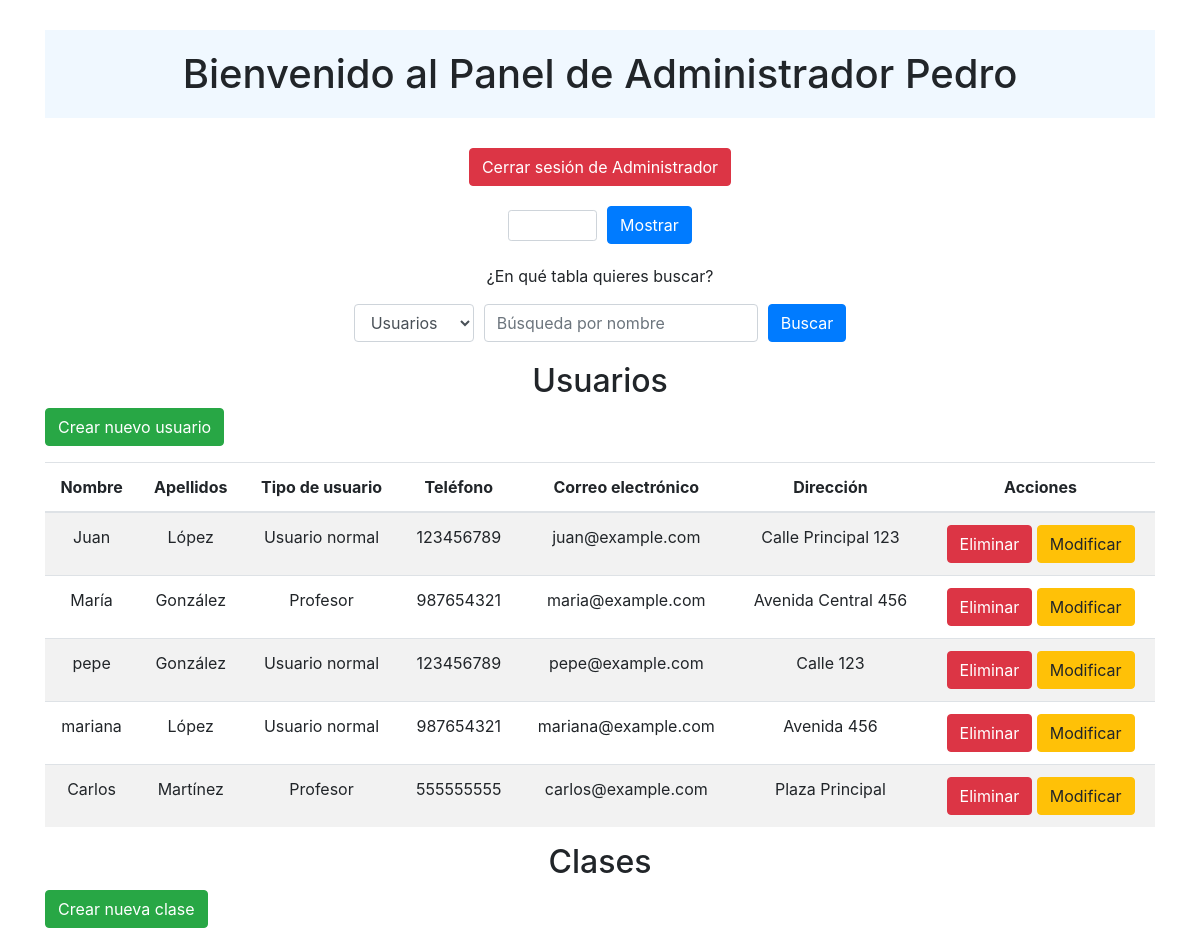
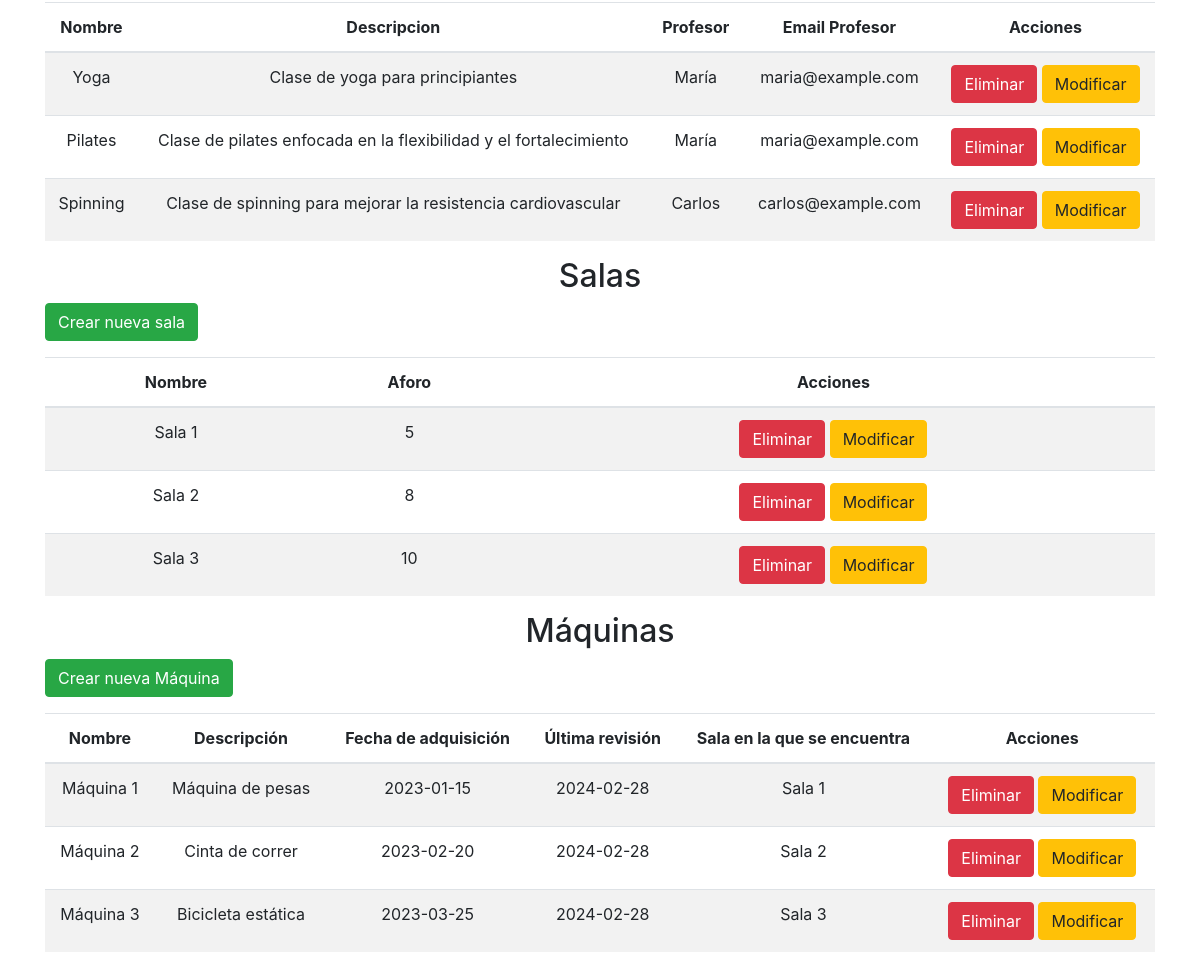
Page /views/admin_panel.php (signed in) on the committed database (2 pictures, top to bottom).
### tables this page shows
CREATE TABLE USUARIOS (
    id_usuarios INT PRIMARY KEY AUTO_INCREMENT,
    nombre VARCHAR(100) NOT NULL,
    apellidos VARCHAR(150) NOT NULL,
    telefono VARCHAR(255),
    correo_electronico VARCHAR(255) NOT NULL,
    direccion VARCHAR(255),
    pass VARCHAR(255) NOT NULL,
    tipo_usuarios TINYINT(1) DEFAULT 2,
    foto LONGBLOB, 
    CONSTRAINT chk_tipo_usuarios CHECK (tipo_usuarios IN (0, 1, 2))
);

CREATE TABLE CLASES (
    id_clases INT PRIMARY KEY AUTO_INCREMENT,
    nombre VARCHAR(100) NOT NULL,
    descripcion VARCHAR(250) NOT NULL,
    id_profesor INT,  
    FOREIGN KEY (id_profesor) REFERENCES USUARIOS(id_usuarios) ON DELETE SET NULL  
);

CREATE TABLE SALAS (
    id_salas INT PRIMARY KEY AUTO_INCREMENT,
    nombre VARCHAR(100) NOT NULL,
    aforo INT
);

CREATE TABLE Maquinas (
    id_maquina INT PRIMARY KEY AUTO_INCREMENT,
    nombre VARCHAR(100) NOT NULL,
    foto BLOB,
    descripcion VARCHAR(255),
    fecha_adquisicion DATE,
    ultima_revision DATE,
    id_sala INT,
    FOREIGN KEY (id_sala) REFERENCES SALAS(id_salas)
);

### models/admin_models/admin_queries.php (called while the page is built, shortened)
<?php
class AdminQueries
{
  private PDO $db;
  private int $limit = 5;
  public function __construct(PDO $db)
  {
    $this->db = $db;
  }
  public function getAllUsers(): PDOStatement
  {
    $id_usuarios = $_SESSION["id_usuarios"];
    $query = "SELECT * FROM usuarios WHERE id_usuarios != ? LIMIT " . $this->limit;
    $stmt = $this->db->prepare($query);
    if (!$stmt->execute([$id_usuarios])) {
      die("Error al ejecutar la consulta: " . $stmt->errorInfo());
    }
    return $stmt;
  }
  public function getAllClasses()
  {
    $query = "SELECT c.id_clases, c.nombre, c.descripcion, u.nombre AS nombre_profesor, u.correo_electronico AS email_profesor
    FROM clases c
    LEFT JOIN usuarios u ON c.id_profesor = u.id_usuarios LIMIT " . $this->limit;
    $stmt = $this->db->prepare($query);
    if (!$stmt->execute()) {
      die("Error al ejecutar la consulta: " . $stmt->errorInfo());
    }
    return $stmt;
  }
  public function getAllRoom()
  {
    $query = "SELECT * FROM salas LIMIT " . $this->limit;
    $stmt = $this->db->prepare($query);
    if (!$stmt->execute()) {
      die("Error al ejecutar la consulta: " . $stmt->errorInfo());
    }
    return $stmt;
  }
  public function getAllMachines()
  {
    $query = "SELECT maquinas.id_maquina, maquinas.nombre, maquinas.descripcion, maquinas.fecha_adquisicion, maquinas.ultima_revision, salas.nombre AS nombre_sala
    FROM maquinas
    INNER JOIN salas ON maquinas.id_sala = salas.id_salas LIMIT " . $this->limit;;
    $stmt = $this->db->prepare($query);
    if (!$stmt->execute()) {
      die("Error al ejecutar la consulta: " . $stmt->errorInfo());
    }
    return $stmt;
  }
}

### views/admin_panel.php (the view, shortened to what this page needs)
<?php
require_once (__DIR__ . "/../models/admin_models/admin_queries.php");
$database = new Database();
$db = $database->getConnection();
$adminQueries = new AdminQueries($db);
$resultUser = $adminQueries->getAllUsers();
$resultClasses = $adminQueries->getAllClasses();
$resultRooms = $adminQueries->getAllRoom();
$resultMachines = $adminQueries->getAllMachines();
?>
<!DOCTYPE html>
<html lang="es">
<head>
  <link rel="stylesheet" href="../public/css/admin/administrator.css">
  <link href="https://stackpath.bootstrapcdn.com/bootstrap/4.5.2/css/bootstrap.min.css" rel="stylesheet">
</head>
<body>
  <div class="container">
    <h1 class="text-center titulo">Bienvenido al Panel de Administrador <?php echo $_SESSION['nombre'] ?></h1>
    <form action="../controllers/logout_controller.php" method="post" class="text-center">
      <input type="submit" value="Cerrar sesión de Administrador" class="btn btn-danger">
    </form>
    <form method="post" action="<?php echo htmlspecialchars($_SERVER["PHP_SELF"]); ?>" class="text-center">
      <div class="form-row align-items-center justify-content-center">
        <div class="col-auto">
          <input type="number" id="numero_filas" name="numero_filas" min="1" max="10"
            class="form-control form-control-sm" style="width: 100%;">
        </div>
        <div class="col-auto">
          <button type="submit" name="mostrar" class="btn btn-primary">Mostrar</button>
        </div>
      </div>
    </form>
    <form method="post" action="../controllers/admin_controller/search/search_controller.php" class="text-center">
      <p>¿En qué tabla quieres buscar?</p>
      <div class="form-row align-items-center justify-content-center">
        <div class="col-auto">
          <select name="tabla" id="tabla" class="form-control">
            <option value="usuarios">Usuarios</option>
          </select>
        </div>
        <div class="col-auto">
          <input type="text" id="busqueda" name="busqueda" class="form-control" placeholder="Búsqueda por nombre">
        </div>
        <div class="col-auto">
          <input type="submit" value="Buscar" class="btn btn-primary">
        </div>
      </div>
    </form>
    <h2 class="text-center">Usuarios</h2>
    <a href="admin/users/new_user_from_admin.php" class="btn btn-success mb-3">Crear nuevo usuario</a>
    <div class="table-responsive">
      <table class="table table-striped">
        <thead>
          <tr>
            <th>Nombre</th>
            <th>Apellidos</th>
            <th>Tipo de usuario</th>
            <th>Teléfono</th>
            <th>Correo electrónico</th>
            <th>Dirección</th>
            <th>Acciones</th>
          </tr>
        </thead>
        <tbody>
          <?php while ($row = $resultUser->fetch(PDO::FETCH_ASSOC)) { ?>
            <tr>
              <td><?php echo $row['nombre']; ?></td>
              <td><?php echo $row['apellidos']; ?></td>
              <td><?php
              if ($row['tipo_usuarios'] == 0) {
                echo 'Admin';
              } elseif ($row['tipo_usuarios'] == 1) {
                echo 'Profesor';
              } else {
                echo 'Usuario normal';
              }
              ?></td>
              <td><?php echo $row['telefono']; ?></td>
              <td><?php echo $row['correo_electronico']; ?></td>
              <td><?php echo $row['direccion']; ?></td>
              <td>
                <a href="../controllers/admin_controller/user/delete_user.php?id=<?php echo $row['id_usuarios']; ?>"
                  class="btn btn-danger">Eliminar</a>
                <a href="../views/admin/users/user_modification_from_admin.php?id=<?php echo $row['id_usuarios']; ?>"
                  class="btn btn-warning">Modificar</a>
              </td>
            </tr>
          <?php } ?>
        </tbody>
      </table>
    </div>
    <h2 class="text-center">Clases</h2>
    <a href="../views/admin/class/new_class_from_admin.php" class="btn btn-success mb-3">Crear nueva clase</a>
    <div class="table-responsive">
      <table class="table table-striped">
        <thead>
          <tr>
            <th>Nombre</th>
            <th>Descripcion</th>
            <th>Profesor</th>
            <th>Email Profesor</th>
            <th>Acciones</th>
          </tr>
        </thead>
        <tbody>
          <?php while ($row = $resultClasses->fetch(PDO::FETCH_ASSOC)) { ?>
            <tr>
              <td><?php echo $row['nombre']; ?></td>
              <td><?php echo $row['descripcion']; ?></td>
              <td><?php echo $row['nombre_profesor'] ?? ' Sin profesor'; ?></td>
              <td><?php echo $row['email_profesor'] ?? ' Sin Email'; ?></td>
              <td>
                <a href="../controllers/admin_controller/class/delete_class.php?id=<?php echo $row['id_clases']; ?>"
                  class="btn btn-danger">Eliminar</a>
                <a href="../views/admin/class/class_modification_from_admin.php?id=<?php echo $row['id_clases']; ?>"
                  class="btn btn-warning">Modificar</a>
              </td>
            </tr>
          <?php } ?>
        </tbody>
      </table>
    </div>
    <h2 class="text-center">Salas</h2>
    <a href="../views/admin/room/new_room_from_admin.php" class="btn btn-success mb-3">Crear nueva sala</a>
    <div class="table-responsive">
      <table class="table table-striped">
        <thead>
          <tr>
            <th>Nombre</th>
            <th>Aforo</th>
            <th>Acciones</th>
          </tr>
        </thead>
        <tbody>
          <?php while ($row = $resultRooms->fetch(PDO::FETCH_ASSOC)) { ?>
            <tr>
              <td><?php echo $row['nombre']; ?></td>
              <td><?php echo $row['aforo']; ?></td>
              <td>
                <a href="../controllers/admin_controller/room/delete_room.php?id=<?php echo $row['id_salas']; ?>"
                  class="btn btn-danger">Eliminar</a>
                <a href="../views/admin/room/room_modification_from_admin.php?id=<?php echo $row['id_salas']; ?>"
                  class="btn btn-warning">Modificar</a>
              </td>
            </tr>
          <?php } ?>
        </tbody>
      </table>
    </div>
    <h2 class="text-center">Máquinas</h2>
    <a href="../views/admin/machine/new_machine_from_admin.php" class="btn btn-success mb-3">Crear nueva Máquina</a>
    <div class="table-responsive">
      <table class="table table-striped">
        <thead>
          <tr>
            <th>Nombre</th>
            <th>Descripción</th>
            <th>Fecha de adquisición</th>
            <th>Última revisión</th>
            <th>Sala en la que se encuentra</th>
            <th>Acciones</th>
          </tr>
        </thead>
        <tbody>
          <?php while ($row = $resultMachines->fetch(PDO::FETCH_ASSOC)) { ?>
            <tr>
              <td><?php echo $row['nombre']; ?></td>
              <td><?php echo $row['descripcion']; ?></td>
              <td><?php echo $row['fecha_adquisicion']; ?></td>
              <td><?php echo $row['ultima_revision']; ?></td>
              <td><?php echo $row['nombre_sala']; ?></td>
              <td>
                <a href="../controllers/admin_controller/machine/delete_machine.php?id=<?php echo $row['id_maquina']; ?>"
                  class="btn btn-danger">Eliminar</a>
                <a href="../views/admin/machine/machine_modification_from_admin.php?id=<?php echo $row['id_maquina']; ?>"
                  class="btn btn-warning">Modificar</a>
              </td>
            </tr>
          <?php } ?>
        </tbody>
      </table>
    </div>
  </div>
</body>
</html>

### public/css/admin/administrator.css (style rules this page uses)
body { padding-top: 30px; padding-bottom: 30px; }
.titulo { margin-bottom: 30px; background-color: aliceblue; padding: 20px; }
h1, h2 { margin-bottom: 50px; }
form { margin-bottom: 20px; }
.table thead tr { text-align: center; }
.table tbody tr { text-align: center; }

### rows in the picture
usuarios: nombre "Juan", apellidos "López", tipo_usuarios "Usuario normal", telefono "123456789", correo_electronico "juan@example.com", direccion "Calle Principal 123"
usuarios: nombre "María", apellidos "González", tipo_usuarios "Profesor", telefono "987654321", correo_electronico "maria@example.com", direccion "Avenida Central 456"
usuarios: nombre "pepe", apellidos "González", tipo_usuarios "Usuario normal", telefono "123456789", correo_electronico "pepe@example.com", direccion "Calle 123"
usuarios: nombre "mariana", apellidos "López", tipo_usuarios "Usuario normal", telefono "987654321", correo_electronico "mariana@example.com", direccion "Avenida 456"
usuarios: nombre "Carlos", apellidos "Martínez", tipo_usuarios "Profesor", telefono "555555555", correo_electronico "carlos@example.com", direccion "Plaza Principal"
clases: nombre "Yoga", descripcion "Clase de yoga para principiantes", id_profesor.nombre "María", id_profesor.correo_electronico "maria@example.com"
clases: nombre "Pilates", descripcion "Clase de pilates enfocada en la flexibilidad y el fortalecimiento", id_profesor.nombre "María", id_profesor.correo_electronico "maria@example.com"
clases: nombre "Spinning", descripcion "Clase de spinning para mejorar la resistencia cardiovascular", id_profesor.nombre "Carlos", id_profesor.correo_electronico "carlos@example.com"
salas: nombre "Sala 1", aforo "5"
salas: nombre "Sala 2", aforo "8"
salas: nombre "Sala 3", aforo "10"
maquinas: nombre "Máquina 1", descripcion "Máquina de pesas", fecha_adquisicion "2023-01-15", ultima_revision "2024-02-28", id_sala.nombre "Sala 1"
maquinas: nombre "Máquina 2", descripcion "Cinta de correr", fecha_adquisicion "2023-02-20", ultima_revision "2024-02-28", id_sala.nombre "Sala 2"
maquinas: nombre "Máquina 3", descripcion "Bicicleta estática", fecha_adquisicion "2023-03-25", ultima_revision "2024-02-28", id_sala.nombre "Sala 3"

### other values in the picture
$_SESSION['nombre'] "Pedro"
